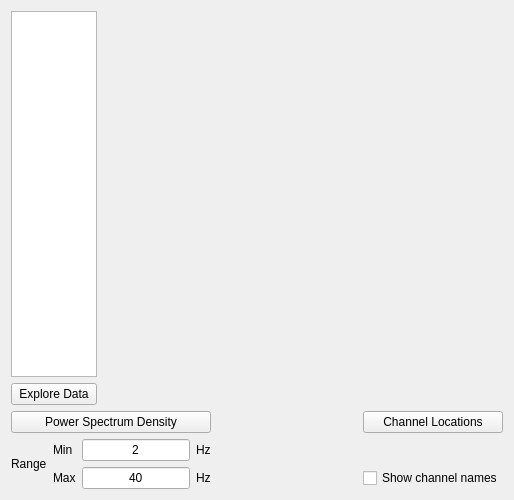
<?xml version="1.0" encoding="UTF-8"?>
<ui version="4.0">
 <class>Form</class>
 <widget class="QWidget" name="Form">
  <property name="geometry">
   <rect>
    <x>0</x>
    <y>0</y>
    <width>514</width>
    <height>500</height>
   </rect>
  </property>
  <property name="minimumSize">
   <size>
    <width>500</width>
    <height>500</height>
   </size>
  </property>
  <property name="windowTitle">
   <string>Form</string>
  </property>
  <layout class="QGridLayout" name="gridLayout_3">
   <item row="0" column="0">
    <layout class="QGridLayout" name="gridLayout_2">
     <item row="0" column="2" colspan="3">
      <widget class="MplWidget" name="MplWidget" native="true">
       <property name="sizePolicy">
        <sizepolicy hsizetype="Expanding" vsizetype="Expanding">
         <horstretch>0</horstretch>
         <verstretch>0</verstretch>
        </sizepolicy>
       </property>
       <property name="minimumSize">
        <size>
         <width>400</width>
         <height>300</height>
        </size>
       </property>
      </widget>
     </item>
     <item row="0" column="0">
      <layout class="QVBoxLayout" name="verticalLayout_2">
       <item>
        <widget class="QListWidget" name="rawdata_file_list">
         <property name="sizePolicy">
          <sizepolicy hsizetype="Preferred" vsizetype="Preferred">
           <horstretch>0</horstretch>
           <verstretch>0</verstretch>
          </sizepolicy>
         </property>
         <property name="minimumSize">
          <size>
           <width>0</width>
           <height>0</height>
          </size>
         </property>
        </widget>
       </item>
       <item>
        <widget class="QPushButton" name="rawdata_plot_button">
         <property name="text">
          <string>Explore Data</string>
         </property>
        </widget>
       </item>
      </layout>
     </item>
    </layout>
   </item>
   <item row="1" column="0">
    <layout class="QGridLayout" name="gridLayout_6">
     <item row="0" column="9">
      <widget class="QPushButton" name="rawdata_channels_button">
       <property name="text">
        <string>Channel Locations</string>
       </property>
      </widget>
     </item>
     <item row="2" column="9">
      <widget class="QCheckBox" name="rawdata_show_channel_names_checkbox">
       <property name="text">
        <string>Show channel names</string>
       </property>
      </widget>
     </item>
     <item row="1" column="8">
      <spacer name="horizontalSpacer">
       <property name="orientation">
        <enum>Qt::Horizontal</enum>
       </property>
       <property name="sizeHint" stdset="0">
        <size>
         <width>40</width>
         <height>20</height>
        </size>
       </property>
      </spacer>
     </item>
     <item row="1" column="6">
      <widget class="QLineEdit" name="rawdata_range_psd_min">
       <property name="sizePolicy">
        <sizepolicy hsizetype="Fixed" vsizetype="Fixed">
         <horstretch>0</horstretch>
         <verstretch>0</verstretch>
        </sizepolicy>
       </property>
       <property name="text">
        <string>2</string>
       </property>
       <property name="maxLength">
        <number>2</number>
       </property>
       <property name="alignment">
        <set>Qt::AlignCenter</set>
       </property>
      </widget>
     </item>
     <item row="1" column="5">
      <widget class="QLabel" name="rawdata_range_psd_min_label">
       <property name="text">
        <string>Min</string>
       </property>
      </widget>
     </item>
     <item row="2" column="5">
      <widget class="QLabel" name="rawdata_range_psd_max_label">
       <property name="text">
        <string>Max</string>
       </property>
      </widget>
     </item>
     <item row="2" column="6">
      <widget class="QLineEdit" name="rawdata_range_psd_max">
       <property name="sizePolicy">
        <sizepolicy hsizetype="Fixed" vsizetype="Fixed">
         <horstretch>0</horstretch>
         <verstretch>0</verstretch>
        </sizepolicy>
       </property>
       <property name="text">
        <string>40</string>
       </property>
       <property name="maxLength">
        <number>3</number>
       </property>
       <property name="alignment">
        <set>Qt::AlignCenter</set>
       </property>
      </widget>
     </item>
     <item row="1" column="1" rowspan="2" colspan="4">
      <widget class="QLabel" name="rawdata_range_psd_label">
       <property name="text">
        <string>Range</string>
       </property>
      </widget>
     </item>
     <item row="1" column="7">
      <widget class="QLabel" name="label">
       <property name="text">
        <string>Hz</string>
       </property>
      </widget>
     </item>
     <item row="2" column="7">
      <widget class="QLabel" name="label_2">
       <property name="text">
        <string>Hz</string>
       </property>
      </widget>
     </item>
     <item row="0" column="1" colspan="7">
      <widget class="QPushButton" name="rawdata_psd_button">
       <property name="text">
        <string>Power Spectrum Density</string>
       </property>
      </widget>
     </item>
    </layout>
   </item>
  </layout>
 </widget>
 <customwidgets>
  <customwidget>
   <class>MplWidget</class>
   <extends>QWidget</extends>
   <header>customwidgets.mplwidget</header>
   <container>1</container>
  </customwidget>
 </customwidgets>
 <resources/>
 <connections/>
</ui>
